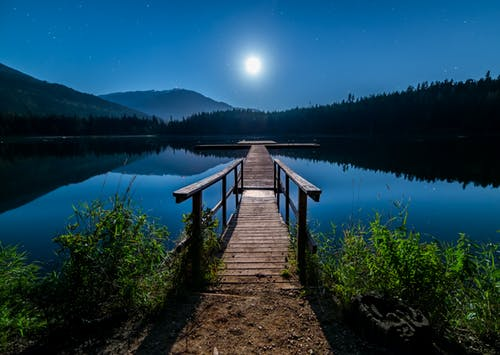
#> input picture 1. Negation and Gamma Correction/pic.jpg, 500 x 355 px
$ python -i image_transformation.py   (imports and definitions only)   (Python 2 division)
#> lines starting #> are read from the running program, lines starting #| are printed output that depends on the picture
import sys
from PIL import Image
import numpy as np

# [32 lines left out: function main, not called in this run]


def negation(imgFileName = 'pic.jpg'):
  img = negateImg(imgFileName)
  return img

def gamma(gammaValue = 1, imgFileName = 'pic.jpg'):
  img = gammaCorrection(gammaValue, imgFileName)
  return img

def negateImg(imgFileName):
  img = tryOpenImage(imgFileName)
#> in toGrayScale, `w,h = img.size`: w = 500; h = 355
#> in toGrayScale, img is the input picture: PIL image 500x355 RGB; mean R, G, B 27.3, 64.6, 82.7
#> in toGrayScale, `grayScaleImage = Image.new('L', (w, h))`: grayScaleImage: PIL image 500x355 L; every value is 0
#> after the loop in toGrayScale, `for i in range(w):`:
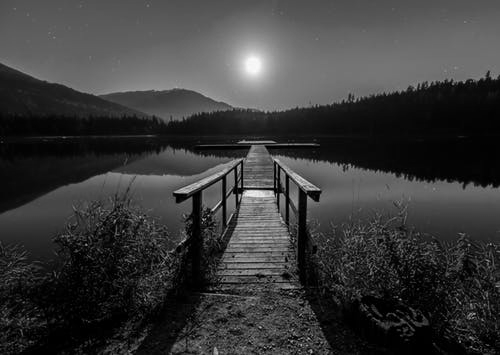
#> grayScaleImage: PIL image 500x355 L; min 0, max 250, mean 57.9

  img = toGrayScale(img)
  mode = img.mode
#> mode = 'L'
  w,h = img.size
#> w = 500; h = 355
  for i in range(w):
    for j in range(h):
      original = img.getpixel((i,j))
      if mode == 'L':
        newPixels = 255 - original
      else:
        r = 255 - original[0]
        g = 255 - original[1]
        b = 255 - original[2]
        newPixels = (r,g,b)
      img.putpixel((i,j), newPixels)
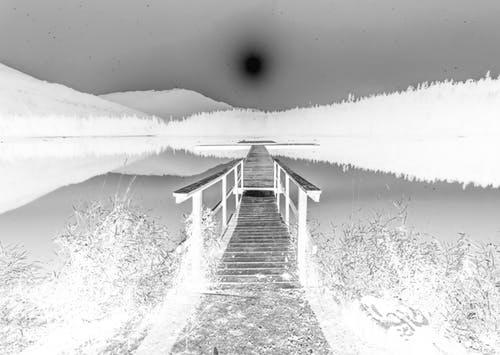
#> img: PIL image 500x355 L; min 5, max 255, mean 197.1
  return img

def toGrayScale(img):
  w,h = img.size

  # test if rgb
  try:
    len(img.getpixel((0,0)))>1

    # Create new Image with mode L : gray scale
    grayScaleImage = Image.new('L', (w, h))
    for i in range(w):
      for j in range(h):
        pixelValue = int(sum(img.getpixel((i,j)))/3)
        grayScaleImage.putpixel((i, j), (pixelValue))
    return grayScaleImage
  except:
    return img

# [17 lines left out: function gammaCorrection, not called in this run]

def tryOpenImage(imgFileName = 'pic.jpg'):
  try:
    return toGrayScale(Image.open(imgFileName))
  except:
    print "Unable to open image"
    sys.exit()

# [2 lines not run here, left out]

>>> result = negateImg('pic.jpg')
